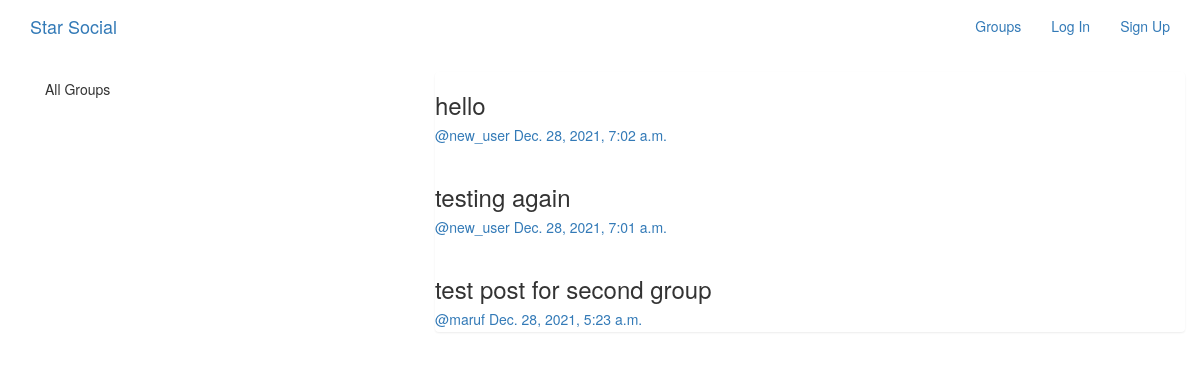
/posts/, run on the app's committed database.
### posts/models.py (models this page shows, shortened)
class Post(models.Model):
    user = models.ForeignKey(User,related_name='posts', null=True, on_delete=models.SET_NULL)
    created_at = models.DateTimeField(auto_now=True)
    message = models.TextField()
    message_html = models.TextField(editable=False)
    group = models.ForeignKey(Group, related_name='posts', null=True, blank=True, on_delete=models.SET_NULL)
    class Meta:
        ordering = ['-created_at']
        unique_together = ['user','message']

### posts/views.py (the view)
# urls.py: path('', views.PostList.as_view(), name='all'),
class PostList(SelectRelatedMixin,ListView):
    model = Post
    select_related = ('user','group')

### posts/templates/posts/post_list.html (shortened to what this page needs)
{% extends 'posts/post_base.html' %}
{% block prepost %}
<div class="col-md-4">
    <div class="content">
        <div class="card card-with-shadow">
            <div class="content">
                <h5 class="title">All Groups</h5>
            </div>
        </div>
    </div>
</div>
{% endblock prepost %}
{% block post_content %}
<div class="col-md-8">
    <div class="list-group">
        {% for post in post_list %}
        {% include 'posts/_post.html' %}
        {% endfor %}
    </div>
</div>
{% endblock post_content %}

### posts/templates/posts/_post.html (shortened to what this page needs)
<div class="post media">
    <h3>{{ post.message|safe }}</h3>
    <div class="media-body">
        <h5 class="media-heading">
        <span class="username">
            <a href="{% url 'posts:for_user' username=post.user.username %}">
                @{{ post.user.username }}
            </a>
        </span>
            <time class="time">
                <a href="{% url 'posts:single' username=post.user.username pk=post.pk %}">
                    {{ post.created_at }}
                </a>
            </time>
        </h5>
    </div>
</div>

### data on the page
Post: message "hello", user.username "new_user", created_at "Dec. 28, 2021, 7:02 a.m."
Post: message "testing again", user.username "new_user", created_at "Dec. 28, 2021, 7:01 a.m."
Post: message "test post for second group", user.username "maruf", created_at "Dec. 28, 2021, 5:23 a.m."
